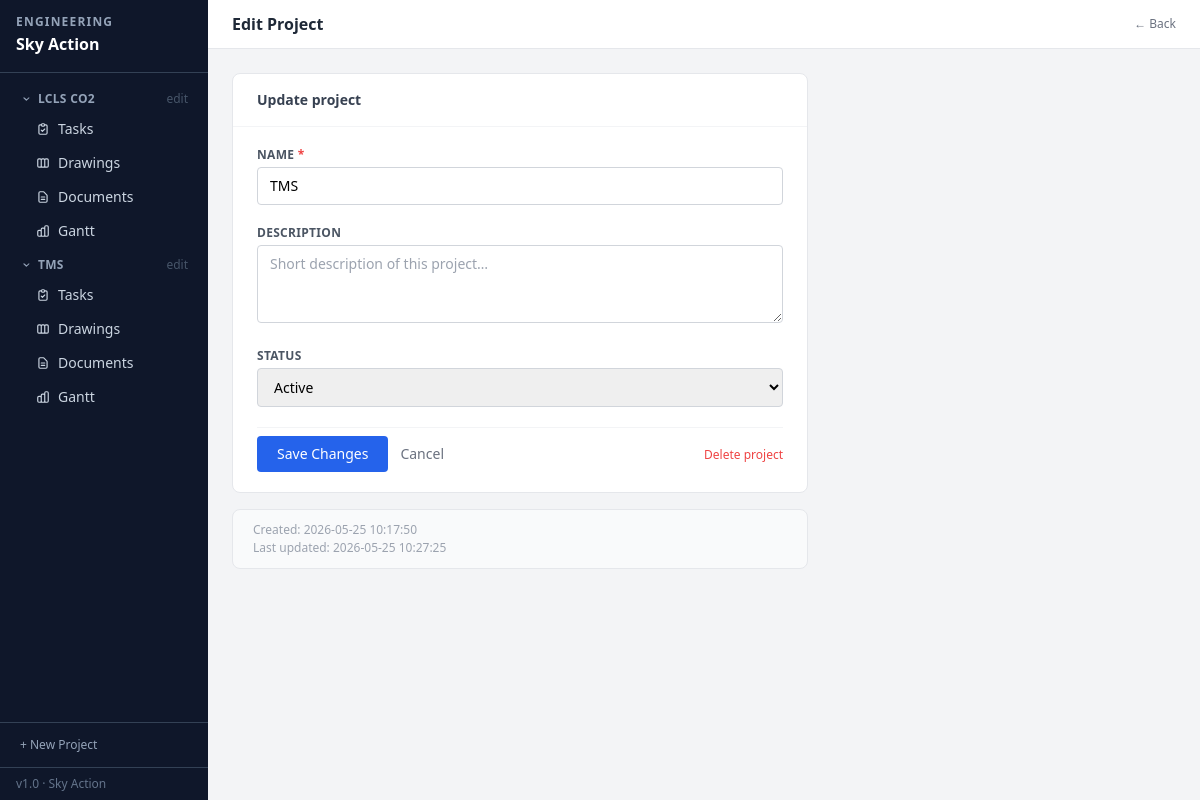
The app's page /projects/1/edit with its own data.
### tables this page shows
CREATE TABLE projects (
    id          INTEGER PRIMARY KEY AUTOINCREMENT,
    name        TEXT NOT NULL,
    description TEXT DEFAULT '',
    status      TEXT NOT NULL DEFAULT 'Active',
    created_at  TEXT NOT NULL DEFAULT (datetime('now','localtime')),
    updated_at  TEXT NOT NULL DEFAULT (datetime('now','localtime'))
);

### app.py (the view, shortened to what this page needs)
@app.route('/projects/<int:id>/edit', methods=['GET', 'POST'])
def project_edit(id):
    db = get_db()
    project = db.execute("SELECT * FROM projects WHERE id=?", (id,)).fetchone()
    if not project:
        abort(404)
    return render_template('project_form.html', project=project)

### app.py (called while the page is built)
def get_db():
    if 'db' not in g:
        g.db = sqlite3.connect(str(DB_PATH))
        g.db.row_factory = sqlite3.Row
        g.db.execute("PRAGMA foreign_keys = ON")
    return g.db

@app.context_processor
def inject_globals():
    from datetime import date
    projects = get_db().execute("SELECT * FROM projects ORDER BY name").fetchall()
    return {'now': date.today().isoformat(), 'all_projects': projects}

### templates/project_form.html (shortened to what this page needs)
{% extends "base.html" %}
{% block header %}{% if project %}Edit Project{% else %}New Project{% endif %}{% endblock %}
{% block header_actions %}
  <a href="{{ url_for('tasks') }}" class="text-xs text-gray-500 hover:text-gray-700">← Back</a>
{% endblock %}
{% block content %}
<div class="max-w-xl">
  <div class="bg-white rounded-lg border border-gray-200">
    <div class="px-6 py-4 border-b border-gray-100">
      <h2 class="font-semibold text-gray-700">
        {% if project %}Update project{% else %}Create a new project{% endif %}
      </h2>
    </div>
    <form method="post" class="px-6 py-5 space-y-5">
      <div>
        <label class="block text-xs font-semibold text-gray-600 uppercase tracking-wide mb-1">
          Name <span class="text-red-500">*</span>
        </label>
        <input type="text" name="name" required
               value="{{ project.name if project else '' }}"
               class="w-full border border-gray-300 rounded px-3 py-2 text-sm focus:outline-none focus:ring-2 focus:ring-blue-400"
               placeholder="e.g. aDUNE TMS">
      </div>
      <div>
        <label class="block text-xs font-semibold text-gray-600 uppercase tracking-wide mb-1">Description</label>
        <textarea name="description" rows="3"
                  class="w-full border border-gray-300 rounded px-3 py-2 text-sm focus:outline-none focus:ring-2 focus:ring-blue-400 resize-y"
                  placeholder="Short description of this project…">{{ project.description if project else '' }}</textarea>
      </div>
      <div>
        <label class="block text-xs font-semibold text-gray-600 uppercase tracking-wide mb-1">Status</label>
        <select name="status"
                class="w-full border border-gray-300 rounded px-3 py-2 text-sm focus:outline-none focus:ring-2 focus:ring-blue-400">
          {% for s in ['Active','On Hold','Completed'] %}
            <option value="{{ s }}" {% if (project and project.status == s) or (not project and s == 'Active') %}selected{% endif %}>
              {{ s }}
            </option>
          {% endfor %}
        </select>
      </div>
      <div class="flex items-center gap-3 pt-2 border-t border-gray-100">
        <button type="submit"
                class="bg-blue-600 hover:bg-blue-700 text-white text-sm font-medium px-5 py-2 rounded transition-colors">
          {% if project %}Save Changes{% else %}Create Project{% endif %}
        </button>
        <a href="{{ url_for('tasks') }}" class="text-sm text-gray-500 hover:text-gray-700">Cancel</a>
        {% if project %}
          <div class="flex-1 text-right">
            <form action="{{ url_for('project_delete', id=project.id) }}" method="post"
                  onsubmit="return confirm('Delete this project? Tasks, drawings and documents will be unlinked.')">
              <button type="submit" class="text-xs text-red-500 hover:text-red-700">Delete project</button>
            </form>
          </div>
        {% endif %}
      </div>
    </form>
  </div>
  {% if project %}
  <div class="mt-4 bg-gray-50 border border-gray-200 rounded-lg px-5 py-3 text-xs text-gray-400 space-y-0.5">
    <div>Created: {{ project.created_at }}</div>
    <div>Last updated: {{ project.updated_at }}</div>
  </div>
  {% endif %}
</div>
{% endblock %}

### templates/base.html (shortened to what this page needs)
<!DOCTYPE html>
<html lang="en">
<head>
  <script src="https://cdn.tailwindcss.com"></script>
</head>
<body class="bg-gray-100 min-h-screen flex text-sm">
  <nav class="w-52 bg-slate-900 text-white flex flex-col min-h-screen flex-shrink-0 fixed top-0 left-0 h-full z-10">
    <div class="px-4 py-4 border-b border-slate-700">
      <div class="text-xs font-bold text-slate-400 uppercase tracking-widest leading-none">Engineering</div>
      <div class="text-base font-bold text-white mt-1">Sky Action</div>
    </div>
    <ul class="flex-1 p-2 space-y-1 mt-1 overflow-y-auto">
      {% for proj in all_projects %}
      {% set active_proj = request.args.get('project_name') == proj.name %}
      <li>
        <button onclick="toggleProj({{ proj.id }}, this)"
                class="w-full flex items-center gap-1.5 px-3 py-1.5 rounded text-xs font-semibold uppercase tracking-wide transition-colors
                       {% if active_proj %}text-white{% else %}text-slate-400 hover:text-white{% endif %}">
          <svg id="chev-{{ proj.id }}" class="w-3 h-3 flex-shrink-0" style="transform:rotate(90deg);transition:transform 0.15s" fill="currentColor" viewBox="0 0 20 20">
            <path fill-rule="evenodd" d="M7.293 4.707a1 1 0 011.414 0l4 4a1 1 0 010 1.414l-4 4a1 1 0 01-1.414-1.414L10.586 9 7.293 5.707a1 1 0 010-1.414z" clip-rule="evenodd"/>
          </svg>
          {{ proj.name }}
          <a href="{{ url_for('project_edit', id=proj.id) }}"
             onclick="event.stopPropagation()"
             class="ml-auto text-slate-600 hover:text-slate-300 text-xs font-normal normal-case tracking-normal">edit</a>
        </button>
        <ul id="proj-{{ proj.id }}" class="ml-4 space-y-0.5 mb-1">
          <li>
            <a href="{{ url_for('tasks', project_name=proj.name) }}"
               class="flex items-center gap-2 px-3 py-1.5 rounded text-sm font-medium transition-colors
                      {% if 'task' in (request.endpoint or '') and active_proj %}bg-slate-600 text-white{% else %}text-slate-300 hover:bg-slate-700 hover:text-white{% endif %}">
              <svg class="w-3.5 h-3.5 flex-shrink-0" fill="none" stroke="currentColor" viewBox="0 0 24 24">
                <path stroke-linecap="round" stroke-linejoin="round" stroke-width="2" d="M9 5H7a2 2 0 00-2 2v12a2 2 0 002 2h10a2 2 0 002-2V7a2 2 0 00-2-2h-2M9 5a2 2 0 002 2h2a2 2 0 002-2M9 5a2 2 0 012-2h2a2 2 0 012 2m-6 9l2 2 4-4"/>
              </svg>
              Tasks
            </a>
          </li>
          <li>
            <a href="{{ url_for('drawings', project_name=proj.name) }}"
               class="flex items-center gap-2 px-3 py-1.5 rounded text-sm font-medium transition-colors
                      {% if 'drawing' in (request.endpoint or '') and active_proj %}bg-slate-600 text-white{% else %}text-slate-300 hover:bg-slate-700 hover:text-white{% endif %}">
              Drawings
            </a>
          </li>
          <li>
            <a href="{{ url_for('documents', project_name=proj.name) }}"
               class="flex items-center gap-2 px-3 py-1.5 rounded text-sm font-medium transition-colors
                      {% if 'document' in (request.endpoint or '') and active_proj %}bg-slate-600 text-white{% else %}text-slate-300 hover:bg-slate-700 hover:text-white{% endif %}">
              <svg class="w-3.5 h-3.5 flex-shrink-0" fill="none" stroke="currentColor" viewBox="0 0 24 24">
                <path stroke-linecap="round" stroke-linejoin="round" stroke-width="2" d="M9 12h6m-6 4h6m2 5H7a2 2 0 01-2-2V5a2 2 0 012-2h5.586a1 1 0 01.707.293l5.414 5.414a1 1 0 01.293.707V19a2 2 0 01-2 2z"/>
              </svg>
              Documents
            </a>
          </li>
          <li>
            <a href="{{ url_for('gantt', project_name=proj.name) }}"
               class="flex items-center gap-2 px-3 py-1.5 rounded text-sm font-medium transition-colors
                      {% if request.endpoint == 'gantt' and active_proj %}bg-slate-600 text-white{% else %}text-slate-300 hover:bg-slate-700 hover:text-white{% endif %}">
              Gantt
            </a>
          </li>
        </ul>
      </li>
      {% else %}
      <li class="px-3 py-2 text-xs text-slate-500 italic">No projects yet.</li>
      {% endfor %}
    </ul>
    <div class="px-2 py-2 border-t border-slate-700">
      <a href="{{ url_for('project_new') }}"
         class="flex items-center gap-2 px-3 py-1.5 rounded text-xs text-slate-400 hover:text-white hover:bg-slate-700 transition-colors">
        + New Project
      </a>
    </div>
    <div class="px-4 py-2 border-t border-slate-700 text-xs text-slate-500">v1.0 · Sky Action</div>
  </nav>
  <div class="flex-1 flex flex-col min-h-screen ml-52">
    <header class="bg-white border-b border-gray-200 px-6 py-3 flex items-center gap-3 sticky top-0 z-10">
      <h1 class="text-base font-semibold text-gray-800">{% block header %}{% endblock %}</h1>
      <div class="flex items-center gap-2">{% block header_actions %}{% endblock %}</div>
    </header>
    <main class="flex-1 p-6">
      {% block content %}{% endblock %}
    </main>
  </div>
</body>
</html>

### records on screen
projects: name "LCLS CO2"
projects: name "TMS", status "Active", created_at "2026-05-25 10:17:50", updated_at "2026-05-25 10:27:25"
